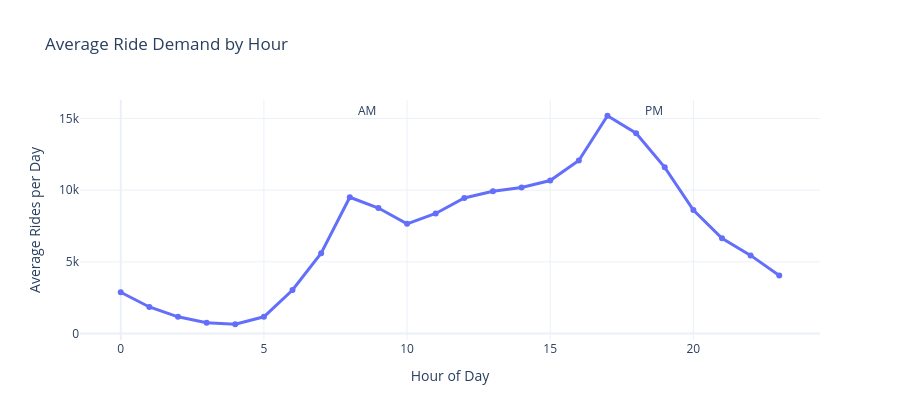

Notebook code for this chart:
### Code cell
hourly_profile = con.sql(
    """
    WITH daily_hour AS (
        SELECT
            date,
            hour,
            COUNT(*) AS rides
        FROM trips
        GROUP BY date, hour
    )
    SELECT
        hour,
        AVG(rides) AS avg_rides
    FROM daily_hour
    GROUP BY hour
    ORDER BY hour
    """
).pl()

hour_fig = px.line(
    hourly_profile,
    x="hour",
    y="avg_rides",
    markers=True,
    title="Average Ride Demand by Hour",
    labels={
        "hour": "Hour of Day",
        "avg_rides": "Average Rides per Day",
    },
)
hour_fig.update_traces(line_width=3)
hour_fig.add_vrect(
    x0=7,
    x1=9,
    opacity=0.10,
    line_width=0,
    annotation_text="AM",
)
hour_fig.add_vrect(
    x0=16,
    x1=19,
    opacity=0.10,
    line_width=0,
    annotation_text="PM",
)
hour_fig.update_layout(
    template="plotly_white",
    height=420,
)
hour_fig.show()

### Figure 1 — Plotly figure (JSON) as saved in the notebook; plotly's stock layout.template omitted (floating-point values rounded to 4 significant figures)
{"data": [{"hovertemplate": "Hour of Day=%{x}<br>Average Rides per Day=%{y}<extra></extra>", "legendgroup": "", "line": {"color": "#636efa", "dash": "solid", "width": 3}, "marker": {"symbol": "circle"}, "mode": "lines+markers", "name": "", "orientation": "v", "showlegend": false, "type": "scatter", "x": [0, 1, 2, 3, 4, 5, 6, 7, 8, 9, 10, 11, 12, 13, 14, 15, 16, 17, 18, 19, 20, 21, 22, 23], "xaxis": "x", "y": [2880.0, 1853.0, 1167.0, 756.3, 648.3, 1167.0, 3036.0, 5597.0, 9505.0, 8755.0, 7649.0, 8375.0, 9452.0, 9922.0, 10190.0, 10670.0, 12070.0, 15190.0, 13970.0, 11590.0, 8615.0, 6643.0, 5450.0, 4049.0], "yaxis": "y"}], "layout": {"annotations": [{"showarrow": false, "text": "AM", "x": 9, "xanchor": "right", "xref": "x", "y": 1, "yanchor": "top", "yref": "y domain"}, {"showarrow": false, "text": "PM", "x": 19, "xanchor": "right", "xref": "x", "y": 1, "yanchor": "top", "yref": "y domain"}], "height": 420, "legend": {"tracegroupgap": 0}, "shapes": [{"line": {"width": 0}, "opacity": 0.1, "type": "rect", "x0": 7, "x1": 9, "xref": "x", "y0": 0, "y1": 1, "yref": "y domain"}, {"line": {"width": 0}, "opacity": 0.1, "type": "rect", "x0": 16, "x1": 19, "xref": "x", "y0": 0, "y1": 1, "yref": "y domain"}], "title": {"text": "Average Ride Demand by Hour"}, "xaxis": {"anchor": "y", "domain": [0, 1], "title": {"text": "Hour of Day"}}, "yaxis": {"anchor": "x", "domain": [0, 1], "title": {"text": "Average Rides per Day"}}}}
